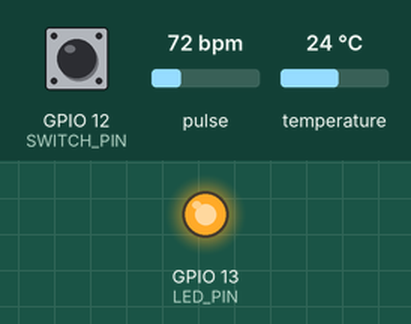
Simulated run of this sketch. Board: ESP32. Shown: output pins drawn as LEDs (lit = HIGH). Inputs (shaded band) come from the test bench; at power-on: temperature 24 °C, GPIO 12 (SWITCH_PIN) HIGH, pulse 72 bpm. WiFi joins after 1.5 s; servers stay silent unless stated; uploads are accepted with an empty reply; no MQTT or app messages arrive unless stated; what the sketch prints to the serial monitor is not drawn.

Above: at 5.0 s.
5.1 s: temperature set to 34.4 °C
7.8 s: temperature set to 35.8 °C
14.1 s: GPIO 12 (SWITCH_PIN) pulled LOW for 2.35 s
At 19.6 s:
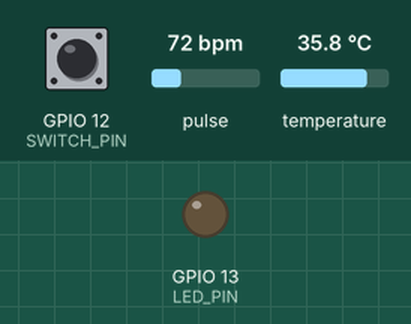
20.6 s: GPIO 12 (SWITCH_PIN) pulled LOW for 2.35 s
At 23.7 s:
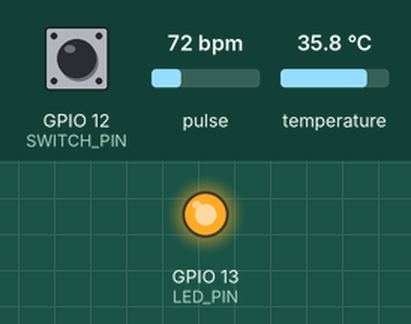
Timing chart, 0 to 25.2 s (numbered marks = the images above; inputs shaded):
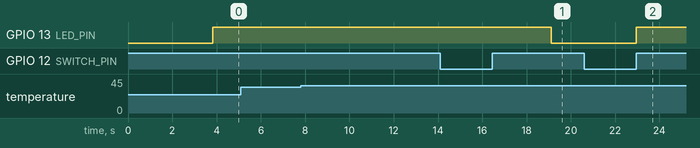

Measured:
- after the input at 5.1 s, every drawn part: stays the same
- after the input at 7.8 s, every drawn part: stays the same
- after the input at 14.1 s, GPIO 13 (LED_PIN): HIGH → LOW after 5.0 s
- after the input at 20.6 s, GPIO 13 (LED_PIN): LOW → HIGH after 2.4 s

The sketch:

v5.ino
```cpp
#include <WiFi.h>
#include <PulseSensorPlayground.h>
#include <OneWire.h>
#include <DallasTemperature.h>
#include "Adafruit_MQTT.h"
#include "Adafruit_MQTT_Client.h"
#include <HTTPClient.h>
#include <sstream>
#include <ArduinoJson.h>


#define SWITCH_PIN 12
#define LED_PIN 13
bool isPublishing = false;  // State variable to keep track of publishing status
int lastButtonState = LOW;  // Last state of the button


// network credentials
const char* ssid = "uos-other";
const char* password = "shefotherkey05";

#define AIO_SERVER      "io.adafruit.com"
#define AIO_SERVERPORT  1883
#define AIO_USERNAME    "vivekchoradia"
#define AIO_KEY         "aio_Kfxi61SutR9ooklPO22ALLfRb2kB"

const char* host = "143.167.38.207"; // IP address of your server
const uint16_t httpPort = 5000; // Flask default port is 5000

WiFiClient espClient;

// Pulse Sensor Setup
const int PulseWire = 11;
int Threshold = 550;
PulseSensorPlayground pulseSensor;

// DS18b20 Sensor Setup
const int TempWire = 10;
OneWire oneWire(TempWire);
DallasTemperature tempSensors(&oneWire);


// Setup the MQTT client class by passing in the WiFi client and MQTT server and login details.
Adafruit_MQTT_Client mqtt(&espClient, AIO_SERVER, AIO_SERVERPORT, AIO_USERNAME, AIO_KEY);
Adafruit_MQTT_Publish bpmFeed = Adafruit_MQTT_Publish(&mqtt, AIO_USERNAME "/feeds/BPM");
Adafruit_MQTT_Publish temperatureFeed = Adafruit_MQTT_Publish(&mqtt, AIO_USERNAME "/feeds/Temperature");
Adafruit_MQTT_Publish nameFeed  = Adafruit_MQTT_Publish(&mqtt, AIO_USERNAME "/feeds/Device-1");
Adafruit_MQTT_Publish mobileNumberFeed  = Adafruit_MQTT_Publish(&mqtt, AIO_USERNAME "/feeds/mobile-number");


// Values from Twilio (find them on the dashboard)
static const char *messagingServiceSid = "MG1d0e0fbab08bc7bea54d0ed6a8e41fe2";
static const char *twilioPassword = "2abe873f1c88ef7c44869f000d6d7675";
static const char *accountNr = "AC585120fa3d6b1456caedd48dbd60af28";
String to = "+447387210693";

String name = "Vivek Choradia";

static unsigned long lastSMSTime = 1800000;  // Last SMS send timestamp
static unsigned long lastPublishTime = 0;  // Last publish timestamp

void setup() {

  Serial.begin(115200);

  pinMode(LED_PIN, OUTPUT);
  pinMode(SWITCH_PIN, INPUT_PULLUP);

  setupWiFi();

  // Setup Sensors

  // Pulse Sensor Configurations
    pulseSensor.analogInput(PulseWire);
  pulseSensor.setThreshold(Threshold);
  if (pulseSensor.begin()) {
    Serial.println("PulseSensor initialised!");
  }

  // DS18b20 Configuration
  tempSensors.begin();

  getDetails();

  MQTT_connect();

  if (!nameFeed.publish(name.c_str())) {
      Serial.println(F("Failed Name"));
    } else {
      Serial.println(F("OK! Name"));
    }


  delay(500);

  }

void loop() {
  int currentButtonState = digitalRead(SWITCH_PIN);
  // Check if button state has changed from LOW to HIGH (button press)
  if (currentButtonState == HIGH && lastButtonState == LOW) {
    Serial.print("Button pressed");
    isPublishing = !isPublishing;  // Toggle the publishing state
    if (isPublishing) {
      ledOn();
    } else {
      ledOff();
    }
    delay(200);  // Debounce delay
  }
  lastButtonState = currentButtonState;  // Update the last button state

  if (isPublishing) {
    publishData();
  }
}


// Adapted from COM 3505 Internet of Things Weekly Lab Solutions authored by Prof. Hamish Cunningham
void setupWiFi() {
  WiFi.begin(ssid, password);
  Serial.print("Connecting to WiFi!");
  while(WiFi.status() != WL_CONNECTED) {
    delay(500);
    Serial.print(".");
  }
  Serial.println("Connected to WiFi");
}

// Adapted from https://www.cytron.io/tutorial/send-sensors-data-to-adafruit-io-using-esp32
void MQTT_connect()
{
  int8_t ret;
  if (mqtt.connected()) {
    return;
  }

  uint8_t retries = 3;

  while ((ret = mqtt.connect()) != 0) {
    Serial.println(mqtt.connectErrorString(ret));
    Serial.println("Retrying MQTT connection in 5 seconds...");
    mqtt.disconnect();

    delay(5000);

    retries--;
    if (retries == 0) {
      // basically die and wait for WDT to reset me
      while (1);
    }
  }
}

// Adapted from https://techtutorialsx.com/2021/12/01/esp32-sending-an-sms-with-twilio/
bool sendSMS(const char * body){

  std::stringstream url;
  url << "https://api.twilio.com/2010-04-01/Accounts/" << accountNr <<"/Messages";

  std::stringstream urlEncodedBody;
  urlEncodedBody << "MessagingServiceSid=" << messagingServiceSid << "&To=" << to.c_str() << "&Body=" << body;

  Serial.print("\nURL: ");
  Serial.println(url.str().c_str());
  Serial.print("Encoded body: ");
  Serial.println(urlEncodedBody.str().c_str());


  HTTPClient http;

  http.begin(url.str().c_str());
  http.addHeader("Content-Type", "application/x-www-form-urlencoded");
  http.setAuthorization(accountNr, twilioPassword);

  int httpCode = http.POST(urlEncodedBody.str().c_str());

  if (httpCode > 0) {

      String payload = http.getString();

      Serial.print("\nHTTP code: ");
      Serial.println(httpCode);

      Serial.print("\nResponse: ");
      Serial.println(payload);
    }

  else {
    Serial.println("Error on HTTP request:");
    Serial.println(httpCode);
  }

  http.end();

  return httpCode == 201;

}

void publishData() {

  getDetails();


  unsigned long currentMillis = millis();    // Current timestamp

  // Check if one minute has passed
  if (currentMillis - lastPublishTime >= 5000) {
    // Update last publish time
    lastPublishTime = currentMillis;

    int bpm;
    float tempC;

    // Ensure MQTT connection
    MQTT_connect();

    if (!nameFeed.publish(name.c_str())) {
      Serial.println(F("Failed Name"));
    } else {
      Serial.println(F("OK! Name"));
    }

    if (!mobileNumberFeed.publish(to.c_str())) {
      Serial.println(F("Failed Mobile Number Feed"));
    } else {
      Serial.println(F("OK! Mobile Number Feed"));
    }

    // Check for pulse and read BPM
    if (pulseSensor.sawStartOfBeat()) {
      bpm = pulseSensor.getBeatsPerMinute();
    } else {
      bpm = 0;  // Consider how you want to handle 0 BPM.
    }

    // Publish BPM to MQTT
    if (!bpmFeed.publish(bpm)) {
      Serial.println(F("Failed BPM"));
    } else {
      Serial.println(F("OK! BPM"));
    }

    tempSensors.requestTemperatures();
    tempC = tempSensors.getTempCByIndex(0);

    // Publish temperature to MQTT
    if (!temperatureFeed.publish(tempC)) {
      Serial.println(F("Failed Temp"));
    } else {
      Serial.println(F("OK! Temp"));
    }

    if(tempC > 35) {
    unsigned long currentMillis = millis();  // Reuse currentMillis defined earlier in loop
    // Check if at least 30 minutes (1800000 milliseconds) have passed
    if (currentMillis - lastSMSTime >= 1800000) {
        char smsString[240];
        sprintf(smsString, "Patient %s's Health Alert: Body Temperature has crossed %.2f°C and current BPM is %d", name, tempC, bpm);
        if (sendSMS(smsString)) {  // Assuming sendSMS returns true if SMS was successfully sent
            lastSMSTime = currentMillis;  // Update the last SMS timestamp
            Serial.println("SMS sent successfully");
        } else {
            Serial.println("Failed to send SMS");
        }
    }
}
  }
}

void ledOn()  {
  digitalWrite(LED_PIN, HIGH);
}
void ledOff() {
  digitalWrite(LED_PIN, LOW);
}

void getDetails() {
   WiFiClient client;
  if (!client.connect(host, httpPort)) {
    Serial.println("Connection failed");
    return;
  }

  // This will send the request to the server
  client.print(String("GET ") + "/getDetails" + " HTTP/1.1\r\n" +
               "Host: " + host + "\r\n" +
               "Connection: close\r\n\r\n");
  delay(500); // Wait for server to respond

  // Initialize the JSON Document
  DynamicJsonDocument doc(1024);

  // Read all the lines of the reply from server and deserialize the JSON content
  String line;
  while (client.available()) {
    line = client.readStringUntil('\r');
  }

  // Use ArduinoJson to deserialize the JSON
  DeserializationError error = deserializeJson(doc, line);
  if (error) {
    Serial.print("deserializeJson() failed: ");
    Serial.println(error.c_str());
    return;
  }

  // Extract the values
  name = doc["name"].as<String>();
  to = doc["to"].as<String>();
  }
```
